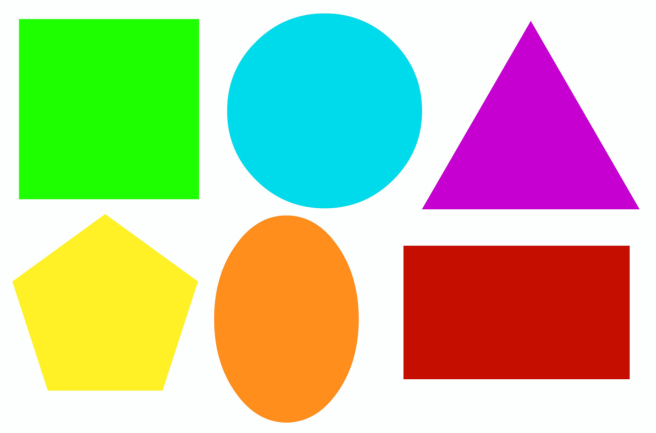
#> input picture Detecting contours/shapes.png, 1311 x 865 px (shown at 1/2 size)
$ jupyter execute detecting-shapes.ipynb
#> lines starting #> are read from the running program, lines starting #| are printed output that depends on the picture; after the words box and inside, x2 and y2 are one past the last pixel; in counts of white or black regions, pixels touching at a corner belong together
# Simple geometry shape detection

[cell 1]
import cv2
import numpy as np
import imutils
import matplotlib.pyplot as plt

[cell 2]
# Reading image
image = cv2.imread('shapes.png')
#> image is the input picture: shape (865, 1311, 3); mean B, G, R 156.5, 196.5, 191.1

[cell 3]
plt.axis("off")
plt.imshow(image)
plt.show()

[cell 4]
# function to plot image in grayscale
def implot(img):
    plt.axis("off")
    plt.imshow(gray, cmap='gray')
    plt.show()

[cell 5]
# Converting RGB to grayscale
gray = cv2.cvtColor(image, cv2.COLOR_BGR2GRAY)
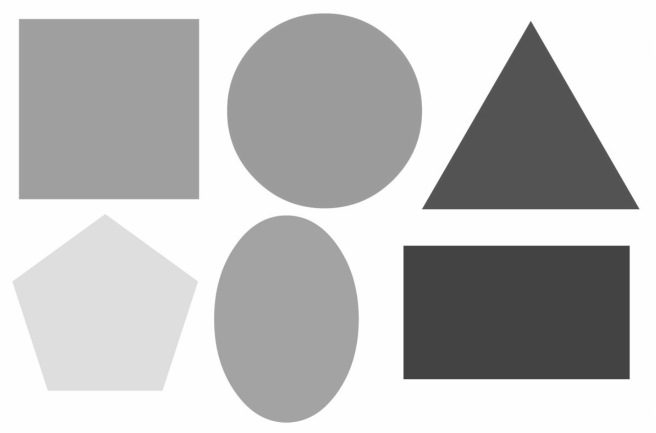
#> gray: shape (865, 1311) (shown at 1/2 size); min 64, max 255, mean 190.2
implot(gray)

[cell 6]
# Binarization of image
thresh = cv2.threshold(gray, 238, 255, cv2.THRESH_BINARY_INV)[1]
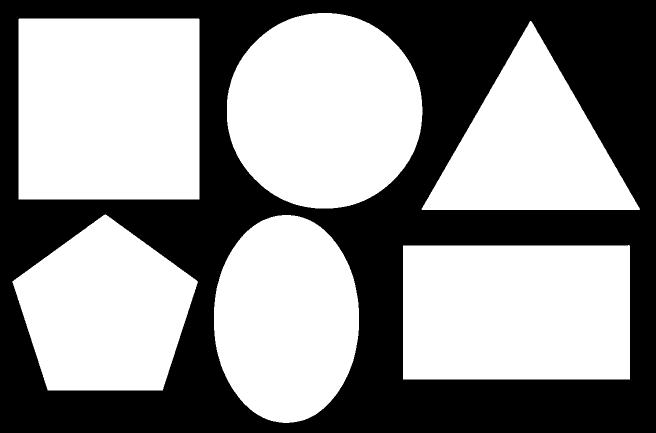
#> thresh: shape (865, 1311) (shown at 1/2 size); 56.7% white; 1 black region
implot(thresh)

[cell 7]
# Finding contours in binary image and grabbing the correct tuple value
cnts = cv2.findContours(thresh.copy(), cv2.RETR_EXTERNAL,cv2.CHAIN_APPROX_SIMPLE)
#> cnts = 6 contours; box (x1, y1, x2, y2) and area: (37, 37, 399, 399) 130320, (806, 490, 1260, 759) 120953, (454, 26, 845, 417) 120003, (428, 430, 718, 846) 94624, (25, 429, 396, 781) 90108, (843, 42, 1280, 420) 82825
cnts = imutils.grab_contours(cnts)

[cell 8]
# So, there are total 6 shapes, which we can verify from above plots
len(cnts)
#> Out = 6

[cell 9]
# compute the center of the contour
def contour_center(cnt):
    M = cv2.moments(cnt)
    cX = int(M["m10"] / M["m00"])
    cY = int(M["m01"] / M["m00"])
    return (cX, cY)

[cell 10]
# Detecting circle using area of contour
def detect_circle(cnt):
    ver = cnt[0][0]
    c_area = cv2.contourArea(cnt)
    center = contour_center(cnt)
    radius = ( (center[0]-ver[0])**2 + (center[1]-ver[1])**2 )**0.5
    area_calc = 3.14 * (radius**2)
    if area_calc > 0.9*c_area and area_calc < 1.1*c_area:
        return True
    return False

[cell 11]
# We can check the no. of vertices from contour to compute shapes
# Example: If the contour has three verices,it is triangle

def detect(cnt, shape = 'unknown'):
    # perform contour approximation
    peri = cv2.arcLength(cnt, True)
    approx = cv2.approxPolyDP(cnt, 0.04 * peri, True)

    if len(approx) == 3:
        # three vertics
        shape = "triangle"

    elif len(approx) == 4:
        # four vertices
        (x, y, w, h) = cv2.boundingRect(approx)
        aspect_ratio = w / float(h)
        if aspect_ratio >= 0.95 and aspect_ratio <= 1.05:
            # aspect ratio is approx 1, then it is square
            shape = "square"
        else:
             shape = "rectangle"

    elif len(approx) == 5:
        # five vertices
        shape = "pentagon"

    else:
        if detect_circle(cnt):
            shape = "circle"
        else:
            shape ="ellipse"

    return shape

[cell 12]
plt.axis("off")
for cnt in cnts:
    center = contour_center(cnt)
    shape = detect(cnt)
    cv2.drawContours(image, [cnt], -1, (255, 0, 0), 2)
    cv2.putText(image, shape, center,
                cv2.FONT_HERSHEY_SIMPLEX, 1.5, (255, 255, 255), 2)
    plt.imshow(image)
#> this loop made 6 passes
#> (peri in detect, approx in detect, x in detect, y in detect, w in detect, h in detect) on passes 1, 5: (1440.8, [[1259, 491], [806, 491], [806, 758], [1259, 758]], 806, 491, 454, 268), (1442.8, [[38, 37], [37, 398], [398, 398], [398, 38]], 37, 37, 362, 362)
#> (peri in detect, shape) on passes 2, 6: (1177.8, 'ellipse'), (1292.9, 'circle')
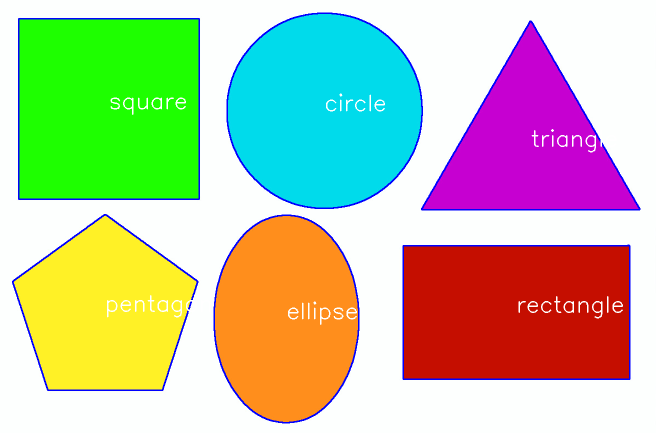
#> image: shape (865, 1311, 3) (shown at 1/2 size); 2.86% of pixels changed, all inside (x1, y1, x2, y2) = (24, 25, 1281, 847)

plt.show()
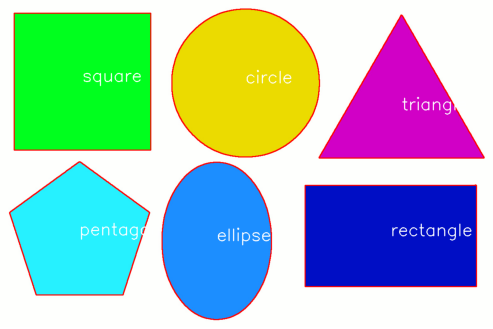
#> figure drawn by matplotlib, 1 panel; B, G, R data is drawn as R, G, B

[cell 13]
cv2.imwrite('shapes_detected.jpg', image)
#> Out = True
